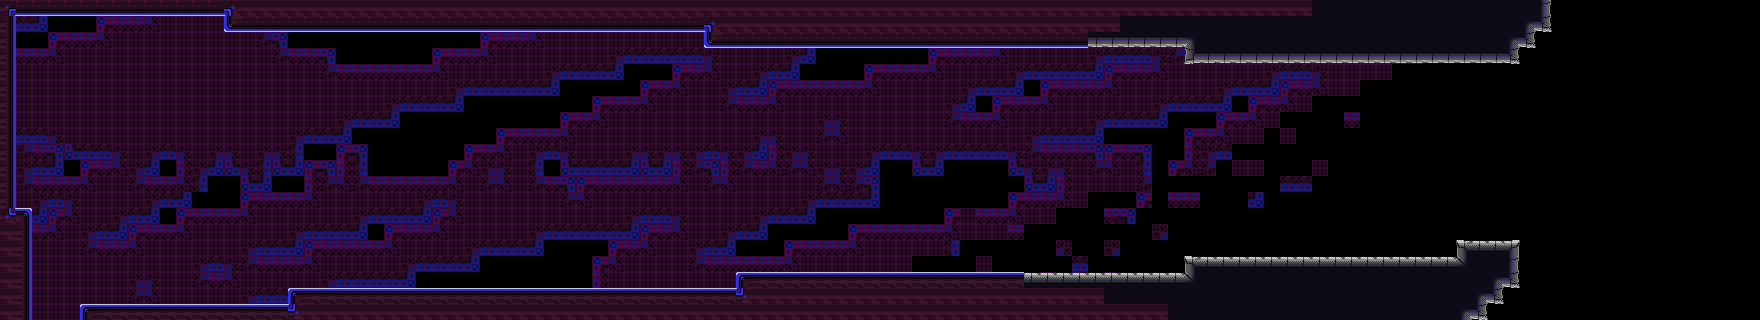

This is a level from a 2D game, rendered from its Tiled map with the project's own tilesets. A one-line summary and the map file follow, with tile-layer data summarised:
An orthogonal 110x20 tile map with 16x16 px tiles, 7 tile layers (bkg_close, onoff-defaulton(blue), onoff-defaultoff(blue), onoff2-defaulton(purple), ...), 1 hidden layer not drawn, 4 tilesets.

<map version="1.10" tiledversion="1.11.0" orientation="orthogonal" renderorder="right-down" width="110" height="20" tilewidth="16" tileheight="16" infinite="0" nextlayerid="10" nextobjectid="1">
 <tileset firstgid="1" source="../../jail_wall.tsx" />
 <tileset firstgid="65" source="../../jail_block.tsx" />
 <tileset firstgid="129" source="../../corrupted_carpet.tsx" />
 <tileset firstgid="144" source="../../corrupted_wall.tsx" />
 <layer id="4" name="bkg_far" width="110" height="20" visible="0">
  <properties>
   <property name="unity:sortinglayer" value="Bkg_far" />
  </properties>
  <data>[2200 cells, 440 non-empty, 1 distinct tile ids]</data>
 </layer>
 <layer id="1" name="bkg_close" width="110" height="20">
  <properties>
   <property name="unity:sortinglayer" value="Bkg" />
  </properties>
  <data>[2200 cells, 1202 non-empty, 13 distinct tile ids]</data>
 </layer>
 <layer id="6" name="onoff-defaulton(blue)" width="110" height="20">
  <properties>
   <property name="unity:layer" value="Ground" />
   <property name="unity:sortinglayer" value="Ground" />
   <property name="unity:tag" value="onoff-defaulton" />
  </properties>
  <data>[2200 cells, 0 non-empty, 0 distinct tile ids]</data>
 </layer>
 <layer id="7" name="onoff-defaultoff(blue)" width="110" height="20">
  <properties>
   <property name="unity:layer" value="Ground" />
   <property name="unity:sortinglayer" value="Ground" />
   <property name="unity:tag" value="onoff-defaultoff" />
  </properties>
  <data>[2200 cells, 0 non-empty, 0 distinct tile ids]</data>
 </layer>
 <layer id="9" name="onoff2-defaulton(purple)" width="110" height="20">
  <properties>
   <property name="unity:layer" value="Ground" />
   <property name="unity:sortinglayer" value="Ground" />
   <property name="unity:tag" value="onoff2-defaulton" />
  </properties>
  <data>[2200 cells, 0 non-empty, 0 distinct tile ids]</data>
 </layer>
 <layer id="8" name="onoff2-defaultoff(purple)" width="110" height="20">
  <properties>
   <property name="unity:layer" value="Ground" />
   <property name="unity:sortinglayer" value="Ground" />
   <property name="unity:tag" value="onoff2-defaultoff" />
  </properties>
  <data>[2200 cells, 0 non-empty, 0 distinct tile ids]</data>
 </layer>
 <layer id="2" name="ground" width="110" height="20">
  <properties>
   <property name="unity:layer" value="Ground" />
   <property name="unity:sortinglayer" value="Ground" />
  </properties>
  <data>[2200 cells, 517 non-empty, 22 distinct tile ids]</data>
 </layer>
 <layer id="3" name="foreground" width="110" height="20">
  <properties>
   <property name="unity:sortinglayer" value="Foreground" />
  </properties>
  <data>[2200 cells, 0 non-empty, 0 distinct tile ids]</data>
 </layer>
</map>